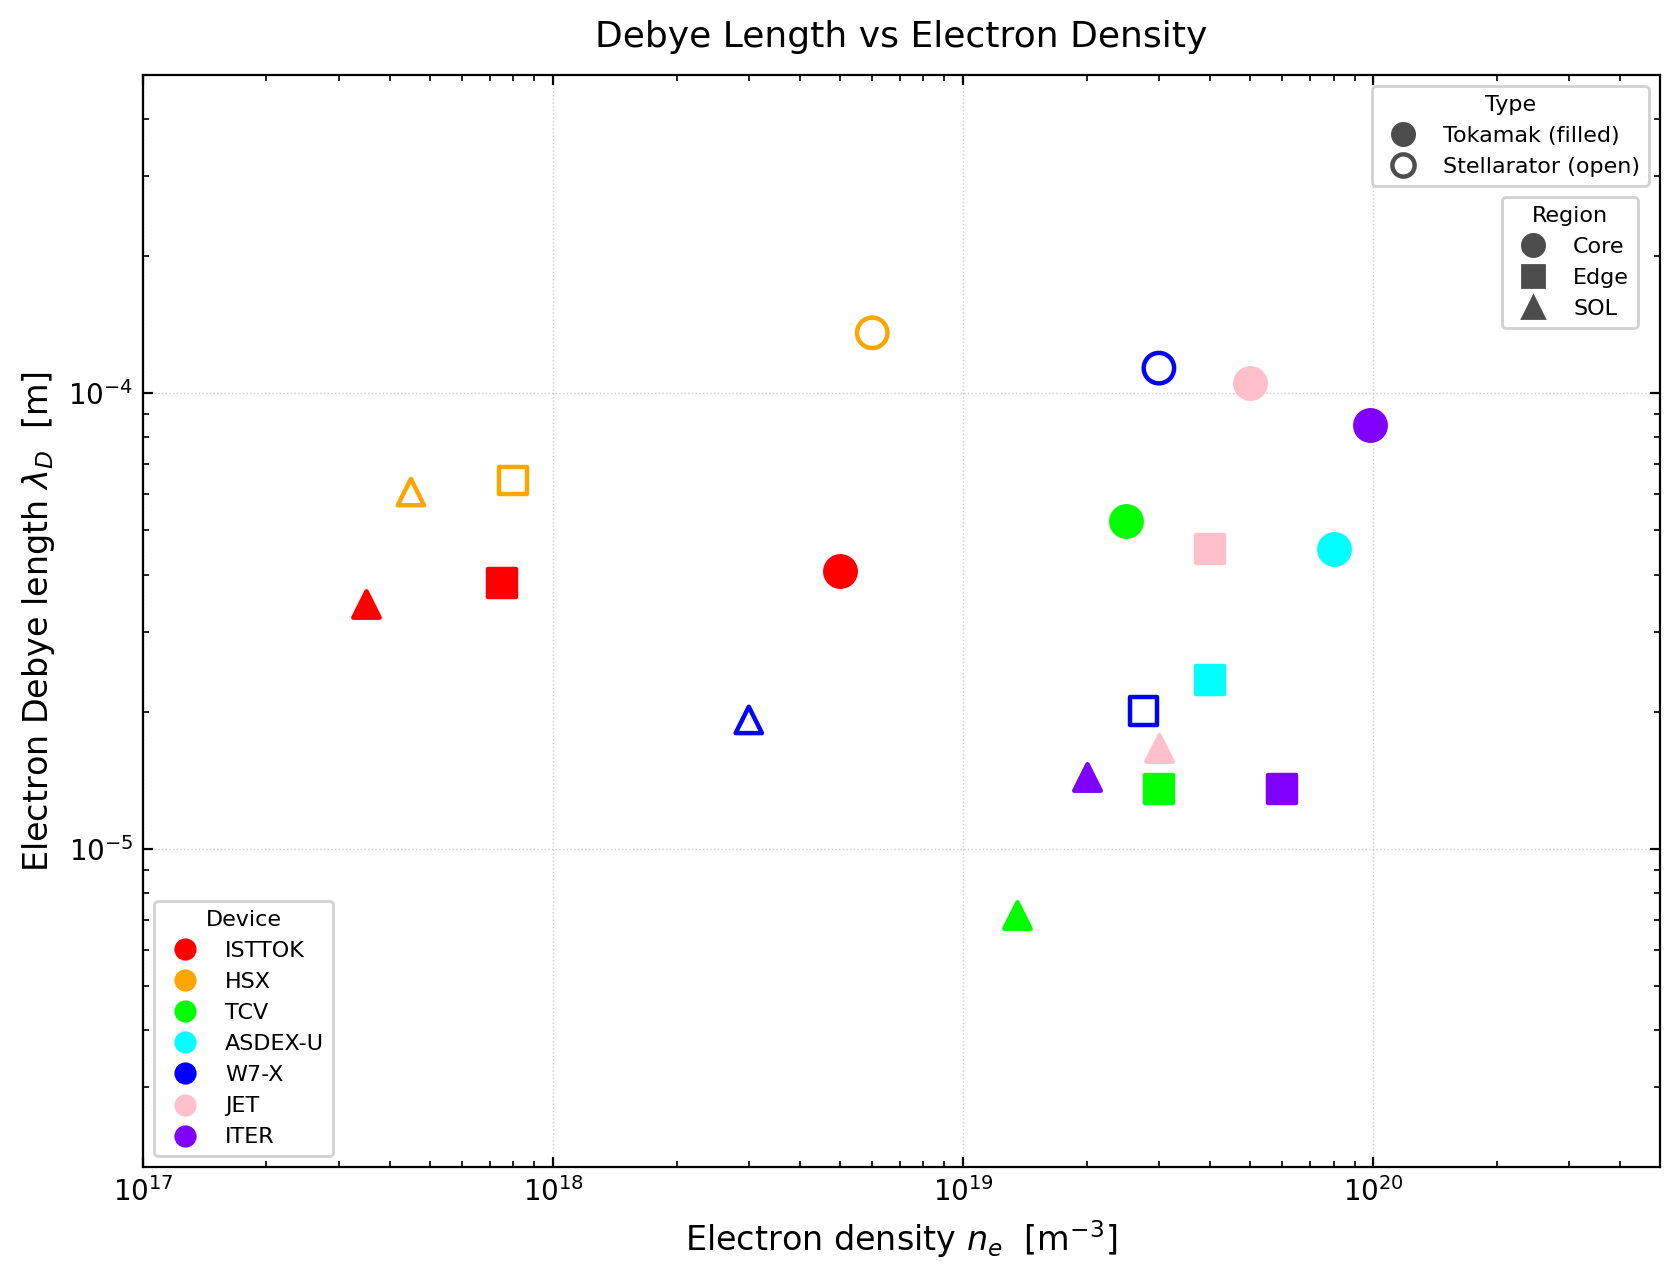

The Python source for this figure:
import sys, os
sys.path.insert(0, os.path.join(os.path.dirname(__file__), '..', 'data'))
 
import numpy as np
import matplotlib.pyplot as plt
import matplotlib.lines as mlines
import astropy.units as u
from plasmapy.formulary import Debye_length
from parameters import data, DEVICES, REGIONS, TOKAMAKS, STELLARATORS

# Visual encoding  (mirrors Temp_vs_Density.py)
 
REGION_MARKER = {'core': 'o', 'edge': 's', 'sol': '^'}
REGION_LABEL  = {'core': 'Core', 'edge': 'Edge', 'sol': 'SOL'}
REGION_SIZE   = {'core': 120,    'edge': 100,     'sol': 90}

# Physics helper
 
def compute_debye(Te_keV, ne_m3):
    """Electron Debye length [m] via PlasmaPy.
    Cross-checked against Freidberg:
    lambda_D = 2.35e-5 * sqrt(T_k / n_20)  [m]"""
    T_J = (Te_keV * u.keV).to(u.J, equivalencies=u.temperature_energy())
    return Debye_length(T_e=T_J, n_e=ne_m3 * u.m**-3).to(u.m).value

# Figure
 
fig, ax = plt.subplots(figsize=(8.5, 6.5))
ax.set_xscale('log')
ax.set_yscale('log')
 
# Limits set explicitly to avoid autoscale surprises.
# ne range: ISTTOK SOL (3.5e17) to ITER core (9.8e19)
# lam range: TCV SOL (~7e-6 m) to HSX core (~1.4e-4 m)
ax.set_xlim(1e17, 5e20)
ax.set_ylim(2e-6, 5e-4)

# Scatter: lambda_D vs ne
 
for device, params in data.items():
    color    = params['color']
    is_stell = params['type'] == 'stellarator'
    for region in REGIONS:
        if region not in params:
            continue
        lam = compute_debye(params[region]['Te'], params[region]['ne'])
        ax.scatter(params[region]['ne'], lam,
                   marker=REGION_MARKER[region],
                   s=REGION_SIZE[region],
                   facecolors='none' if is_stell else color,
                   edgecolors=color,
                   linewidths=1.6,
                   zorder=3)

# Axes formatting
 
ax.set_xlabel(r'Electron density $n_e$  [m$^{-3}$]', fontsize=12)
ax.set_ylabel(r'Electron Debye length $\lambda_{D}$  [m]', fontsize=12)
ax.set_title(r'Debye Length vs Electron Density', fontsize=13, pad=10)
ax.tick_params(which='both', direction='in', top=True, right=True)
ax.grid(True, which='major', linestyle=':', linewidth=0.5, color='0.80', zorder=0)

# Legends
 
type_handles = [
    mlines.Line2D([], [], marker='o', color='0.3', markersize=8,
                  linestyle='None', markerfacecolor='0.3',
                  label='Tokamak (filled)'),
    mlines.Line2D([], [], marker='o', color='0.3', markersize=8,
                  linestyle='None', markerfacecolor='none', markeredgewidth=1.6,
                  label='Stellarator (open)'),
]
region_handles = [
    mlines.Line2D([], [], marker=REGION_MARKER[r], color='0.3', markersize=8,
                  linestyle='None', markerfacecolor='0.3',
                  label=REGION_LABEL[r])
    for r in REGIONS
]
device_handles = [
    mlines.Line2D([], [], marker='o', color=data[d]['color'], markersize=7,
                  linestyle='None', markerfacecolor=data[d]['color'],
                  label=d)
    for d in DEVICES
]
 
fig.tight_layout()
fig.canvas.draw()
 
# Type legend:
leg_type = ax.legend(handles=type_handles,
                     title='Type', title_fontsize=8,
                     fontsize=8, loc='upper right',
                     framealpha=0.9, edgecolor='0.8')
ax.add_artist(leg_type)
 
# Region legend
fig.canvas.draw()
bbox_type_ax = leg_type.get_window_extent(fig.canvas.get_renderer()).transformed(ax.transAxes.inverted())
leg_region = ax.legend(handles=region_handles,
                       title='Region', title_fontsize=8,
                       fontsize=8, loc='upper right',
                       bbox_to_anchor=(bbox_type_ax.x1, bbox_type_ax.y0),
                       framealpha=0.9, edgecolor='0.8')
ax.add_artist(leg_region)
 
# Device legend:
ax.legend(handles=device_handles,
          title='Device', title_fontsize=8,
          fontsize=8, loc='lower left',
          framealpha=0.9, edgecolor='0.8')
 
# Save
 
plt.savefig('plots/DebyeLength_vs_Density.pdf', dpi=200, bbox_inches='tight')
plt.savefig('plots/DebyeLength_vs_Density.png', dpi=200, bbox_inches='tight')
print("Saved DebyeLength_vs_Density.pdf and DebyeLength_vs_Density.png")
